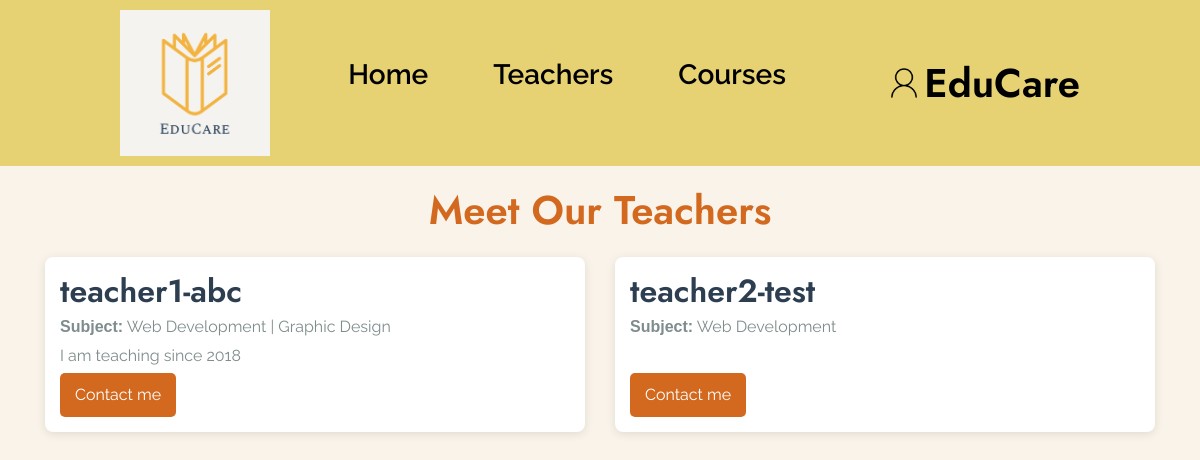
/user/Teachcontent.php (signed in), run on the app's committed database.
### tables this page shows
CREATE TABLE `users` (
  `id` int(11) NOT NULL,
  `fname` varchar(255) NOT NULL,
  `lname` varchar(255) NOT NULL,
  `email` varchar(255) NOT NULL,
  `password` varchar(255) NOT NULL,
  `user_type` enum('admin','teacher','student') NOT NULL DEFAULT 'student',
  `bio` text DEFAULT NULL,
  `course_id` int(11) DEFAULT NULL
);

### user/Teachcontent.php (the view, shortened to what this page needs)
<?php
require_once '../core/database.php';
?>
<!DOCTYPE html>
<html lang="en">
<head>
    <?php include './includes/style_links.php'; ?>
    <link rel="stylesheet" href="style.css">
    <link rel="stylesheet" href="css/custom.min.css">
</head>
<body>
    <?php include_once './includes/header.php'; ?>
    <div id="teachers-list" class="container">
        <div class="row">
            <div class="col-12">
                <h1 class="chocolate">Meet Our Teachers</h1>
            </div>
            <?php
            $getAllT_Q = $con->query("CALL `get_all_teachers`()");
            while ($teach_list = mysqli_fetch_object($getAllT_Q)):
            ?>
                <div class="col-12 col-md-6">
                    <div class="teacher">
                        <h2><?= $teach_list->fname . '-' . $teach_list->lname ?></h2>
                        <p><strong>Subject:</strong> <?= $teach_list->category_names ?></p>
                        <p><?= $teach_list->bio ?? "&nbsp;" ?></p>
                        <a href="mailto:example@example.com?subject=Hello%20there&body=I%20would%20like%20to%20inquire%20about..." class="email-link">
                            Contact me
                        </a>
                    </div>
                </div>
            <?php endwhile;
            $con->next_result(); ?>
        </div>
    </div>
</body>
</html>

### user/style.css (style rules this page uses)
* { margin: 0; padding: 0; font-family: "Poppins", sans-serif; box-sizing: border-box; }
body { background-color: rgb(249, 243, 234); }

### data on the page
users: fname "teacher1", lname "abc", category_names "Web Development | Graphic Design", bio "I am teaching since 2018"
users: fname "teacher2", lname "test", category_names "Web Development"
